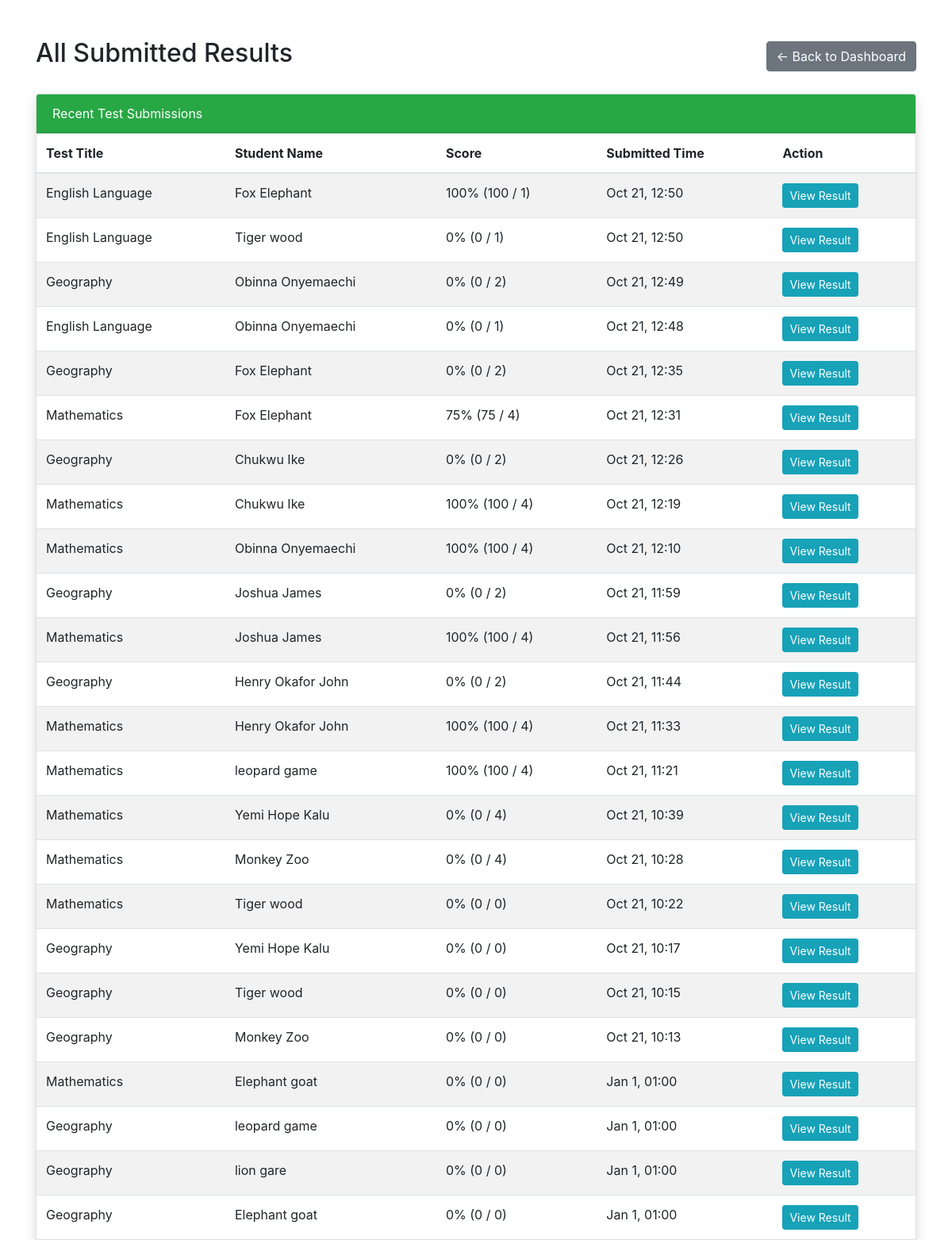
Screenshot of /cbt1/grade_submissions.php (signed in) with the database file from the repository.
### tables this page shows
CREATE TABLE `results` (
  `result_id` int(11) NOT NULL,
  `user_id` int(11) NOT NULL,
  `attempt_number` int(11) NOT NULL DEFAULT 1,
  `test_id` int(11) NOT NULL,
  `total_questions` int(11) NOT NULL DEFAULT 0,
  `correct_answers` int(11) NOT NULL DEFAULT 0,
  `wrong_answers` int(11) NOT NULL DEFAULT 0,
  `unanswered` int(11) NOT NULL DEFAULT 0,
  `start_time` datetime NOT NULL,
  `end_time` datetime DEFAULT NULL,
  `score` int(5) DEFAULT 0,
  `submission_time` datetime DEFAULT NULL,
  `is_submitted` tinyint(1) DEFAULT 0,
  `secure_answer_map` longtext DEFAULT NULL CHECK (json_valid(`secure_answer_map`))
);

CREATE TABLE `tests` (
  `test_id` int(11) NOT NULL,
  `created_by` int(11) DEFAULT NULL,
  `title` varchar(255) NOT NULL,
  `class_year` varchar(10) DEFAULT NULL COMMENT 'The target class year (e.g., SSS1), or NULL for all classes.',
  `duration_minutes` int(5) NOT NULL,
  `creation_date` timestamp NOT NULL DEFAULT current_timestamp(),
  `is_active` tinyint(1) DEFAULT 1,
  `total_questions` int(11) NOT NULL DEFAULT 0,
  `max_attempts` int(11) NOT NULL DEFAULT 1 COMMENT 'Maximum number of times a student can take the test',
  `last_modified` datetime DEFAULT current_timestamp() ON UPDATE current_timestamp()
);

CREATE TABLE `users` (
  `user_id` int(11) NOT NULL,
  `username` varchar(100) NOT NULL,
  `password` varchar(255) NOT NULL,
  `user_type` enum('student','teacher','admin') NOT NULL DEFAULT 'student',
  `full_name` varchar(150) DEFAULT NULL,
  `class_year` varchar(10) DEFAULT NULL,
  `reg_date` timestamp NOT NULL DEFAULT current_timestamp(),
  `email` varchar(200) NOT NULL
);

### cbt1/config.php (called while the page is built, shortened)
<?php
function is_logged_in() {
    return isset($_SESSION["loggedin"]) && $_SESSION["loggedin"] === true && isset($_SESSION["user_id"]);
}
function is_admin() {
    return is_logged_in() && isset($_SESSION["user_type"]) && $_SESSION["user_type"] === 'admin';
}

### cbt1/grade_submissions.php (the view, shortened to what this page needs)
<?php
require_once 'config.php';
$is_admin = is_admin();
$full_name = htmlspecialchars($_SESSION['full_name'] ?? 'Teacher');
$submissions = [];
try {
    $sql = "
        SELECT
            r.result_id, u.full_name AS student_name, t.title AS test_title,
            r.score,
            -- Note: Using the total questions calculated on submission is often safer than t.total_questions
            r.total_questions,
            r.submission_time, r.is_submitted
        FROM results r
        JOIN users u ON r.user_id = u.user_id
        JOIN tests t ON r.test_id = t.test_id
        WHERE t.created_by = :user_id AND r.is_submitted = 1
        ORDER BY r.submission_time DESC
    ";
    if ($is_admin) {
        $sql = str_replace("WHERE t.created_by = :user_id AND r.is_submitted = 1", "WHERE r.is_submitted = 1", $sql);
        $stmt = $pdo->prepare($sql);
    }
    $stmt->execute();
    $submissions = $stmt->fetchAll(PDO::FETCH_ASSOC);
} catch (Exception $e) {
    $error_message = "Database Error: Could not load submissions data. (" . htmlspecialchars($e->getMessage()) . ")";
    error_log("Grade Submissions DB Error: " . $e->getMessage());
}
?>
<!DOCTYPE html>
<html lang="en">
<head>
    <link rel="stylesheet" href="https://stackpath.bootstrapcdn.com/bootstrap/4.5.2/css/bootstrap.min.css">
</head>
<body>
<div class="container mt-5">
    <div class="d-flex justify-content-between align-items-center mb-4">
        <h2><?php echo $is_admin ? 'All Submitted Results' : 'Submitted Results for ' . $full_name; ?></h2>
        <a href="<?php echo $is_admin ? 'admin_dashboard.php' : 'teacher_dashboard.php'; ?>" class="btn btn-secondary">← Back to Dashboard</a>
    </div>
    <div class="card shadow">
        <div class="card-header bg-success text-white">
            Recent Test Submissions
        </div>
        <table class="table table-striped mb-0">
            <thead>
                <tr>
                    <th>Test Title</th>
                    <th>Student Name</th>
                    <th>Score</th>
                    <th>Submitted Time</th>
                    <th>Action</th>
                </tr>
            </thead>
            <tbody>
                <?php if (empty($submissions)): ?>
                <tr><td colspan="5" class="text-center text-muted">No submissions found for your tests.</td></tr>
                <?php else: ?>
                    <?php foreach ($submissions as $submission):
                        $total_questions = $submission['total_questions'] ?? 'N/A';
                        $score_text = $submission['score'] . '% (' . $submission['score'] . ' / ' . $total_questions . ')';
                        $action_link = "view_result_details.php?result_id=" . $submission['result_id'];
                    ?>
                    <tr>
                        <td><?php echo htmlspecialchars($submission['test_title']); ?></td>
                        <td><?php echo htmlspecialchars($submission['student_name']); ?></td>
                        <td><?php echo $score_text; ?></td>
                        <td><?php echo htmlspecialchars(date("M j, H:i", strtotime($submission['submission_time']))); ?></td>
                        <td><a href="<?php echo $action_link; ?>" class="btn btn-sm btn-info">View Result</a></td>
                    </tr>
                    <?php endforeach; ?>
                <?php endif; ?>
            </tbody>
        </table>
    </div>
</div>
</body>
</html>

### rows the page displays
results: test.title "English Language", user.full_name "Fox Elephant", score_text "100% (100 / 1)", submission_time "Oct 21, 12:50"
results: test.title "English Language", user.full_name "Tiger wood", score_text "0% (0 / 1)", submission_time "Oct 21, 12:50"
results: test.title "Geography", user.full_name "Obinna Onyemaechi", score_text "0% (0 / 2)", submission_time "Oct 21, 12:49"
results: test.title "English Language", user.full_name "Obinna Onyemaechi", score_text "0% (0 / 1)", submission_time "Oct 21, 12:48"
results: test.title "Geography", user.full_name "Fox Elephant", score_text "0% (0 / 2)", submission_time "Oct 21, 12:35"
results: test.title "Mathematics", user.full_name "Fox Elephant", score_text "75% (75 / 4)", submission_time "Oct 21, 12:31"
results: test.title "Geography", user.full_name "Chukwu Ike", score_text "0% (0 / 2)", submission_time "Oct 21, 12:26"
results: test.title "Mathematics", user.full_name "Chukwu Ike", score_text "100% (100 / 4)", submission_time "Oct 21, 12:19"
results: test.title "Mathematics", user.full_name "Obinna Onyemaechi", score_text "100% (100 / 4)", submission_time "Oct 21, 12:10"
results: test.title "Geography", user.full_name "Joshua James", score_text "0% (0 / 2)", submission_time "Oct 21, 11:59"
results: test.title "Mathematics", user.full_name "Joshua James", score_text "100% (100 / 4)", submission_time "Oct 21, 11:56"
results: test.title "Geography", user.full_name "Henry Okafor John", score_text "0% (0 / 2)", submission_time "Oct 21, 11:44"
results: test.title "Mathematics", user.full_name "Henry Okafor John", score_text "100% (100 / 4)", submission_time "Oct 21, 11:33"
results: test.title "Mathematics", user.full_name "leopard game", score_text "100% (100 / 4)", submission_time "Oct 21, 11:21"
results: test.title "Mathematics", user.full_name "Yemi Hope Kalu", score_text "0% (0 / 4)", submission_time "Oct 21, 10:39"
results: test.title "Mathematics", user.full_name "Monkey Zoo", score_text "0% (0 / 4)", submission_time "Oct 21, 10:28"
results: test.title "Mathematics", user.full_name "Tiger wood", score_text "0% (0 / 0)", submission_time "Oct 21, 10:22"
results: test.title "Geography", user.full_name "Yemi Hope Kalu", score_text "0% (0 / 0)", submission_time "Oct 21, 10:17"
results: test.title "Geography", user.full_name "Tiger wood", score_text "0% (0 / 0)", submission_time "Oct 21, 10:15"
results: test.title "Geography", user.full_name "Monkey Zoo", score_text "0% (0 / 0)", submission_time "Oct 21, 10:13"
results: test.title "Mathematics", user.full_name "Elephant goat", score_text "0% (0 / 0)", submission_time "Jan 1, 01:00"
results: test.title "Geography", user.full_name "leopard game", score_text "0% (0 / 0)", submission_time "Jan 1, 01:00"
results: test.title "Geography", user.full_name "lion gare", score_text "0% (0 / 0)", submission_time "Jan 1, 01:00"
results: test.title "Geography", user.full_name "Elephant goat", score_text "0% (0 / 0)", submission_time "Jan 1, 01:00"
